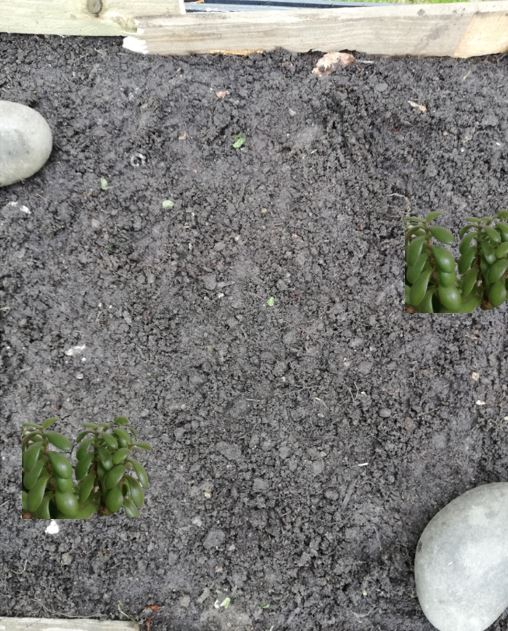
#> input picture Python Programs/testImage.JPG, 508 x 631 px
$ python -i ObjDetectionByColour.py   (imports and definitions only)   (older library calls are emulated)
#> lines starting #> are read from the running program, lines starting #| are printed output that depends on the picture; after the words box and inside, x2 and y2 are one past the last pixel; in counts of white or black regions, pixels touching at a corner belong together
#> further down, picture is the input picture: shape (631, 508, 3); mean B, G, R 121, 124.4, 124.6
'''
     Object tracking code for coloured objects
     This code will be used as an object detection tool for robotic Rotavator
     The code  is currently detecting green, and plywood colour

     By: Lloyd Mundo
     Last Modified: 23/05/2019
'''
#import modules
import cv2
import numpy as np
import time
import serial

#initialise and opens the serial communication
ser = serial.Serial(
        port='/dev/serial0',            #port
        baudrate=9600,                  #baud rate is the same as arduino
        parity=serial.PARITY_NONE,      #no parity
        stopbits=serial.STOPBITS_ONE,   #defining stop bit as 1
        bytesize=serial.EIGHTBITS,      #size of incoming byte
        timeout=0.3                     #timeout
)

#camera
# [1 line not run here, left out]

#function to return mask
def extractMask(img):
    imgCopy = img.copy()
    #Convert img frame from BGR to HSV
    imgHSV = cv2.cvtColor(imgCopy, cv2.COLOR_BGR2HSV)
#> imgHSV: shape (631, 508, 3); mean H, S, V 76.2, 14.8, 126.4
    '''
    (h, s, v) = cv2.split(imgHSV)   #extract the HSV values individually
    h = h+15                        #increase H channel
    h = np.clip(h, 0, 255)          #ensure it is within 0 and 255
    s = s*2                         #increase Saturation channel
    s = np.clip(s, 0, 255)          #ensure it is within 0 and 255
    imgHSV = cv2.merge([h, s, v])   #merge the changes
    '''

    #deflining the range of colours [H, S, V]
    #woodLower = np.array([9, 16, 163], np.uint8)        #lower range of wood colour
    #woodUpper = np.array([29, 36, 243], np.uint8)       #upper range of wood colour
    greenLower = np.array([34,  100,  75], np.uint8)     #lower range of green colour
    greenUpper = np.array([70, 255, 255], np.uint8)      #upper range of wood colour

    #All colours within range are turned to white (255), otherwise, black (0)
    #green colour mask
    greenMask = cv2.inRange(imgHSV, greenLower, greenUpper)
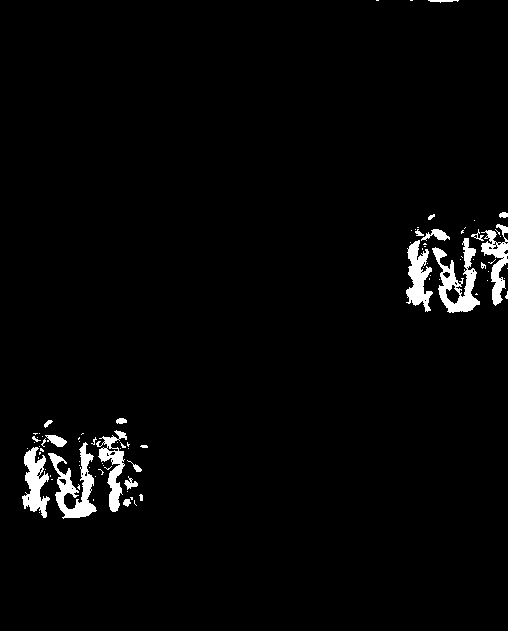
#> greenMask: shape (631, 508); 2.5% white; 88 white regions (66 under 20 px), largest, box (x1, y1, x2, y2) and area: (432, 238, 480, 313) 1442, (48, 442, 97, 519) 1438, (22, 447, 50, 518) 1060
    #Wood mask
    #woodMask = cv2.inRange(imgHSV, woodLower, woodUpper)

    #Morphological Transformation
    kernelOpen = np.ones((5,5), "uint8")    #structuring element for morphology opening
    kernelClose = np.ones((15,15), "uint8") #structuring element for morphology closing
    maskOpenMorph = cv2.morphologyEx(greenMask, cv2.MORPH_OPEN, kernelOpen)  #morphology opening
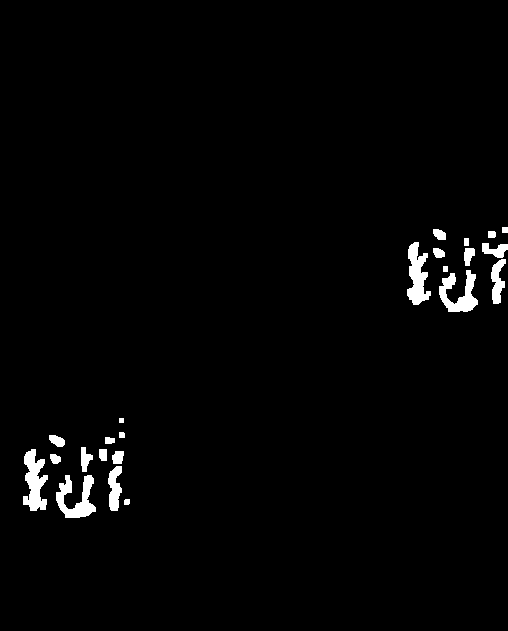
#> maskOpenMorph: shape (631, 508); 1.8% white; 23 white regions, largest, box (x1, y1, x2, y2) and area: (23, 449, 48, 511) 920, (56, 475, 96, 518) 880, (407, 242, 431, 305) 876
    maskCloseMorph = cv2.morphologyEx(maskOpenMorph, cv2.MORPH_CLOSE, kernelClose)      #morphology closing
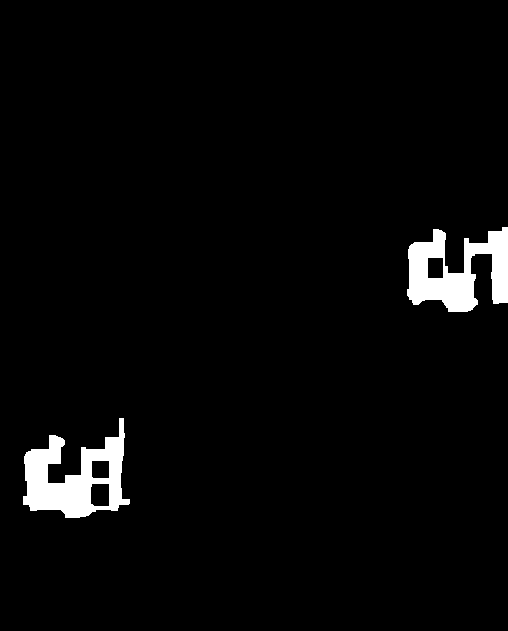
#> maskCloseMorph: shape (631, 508); 3.1% white; 2 white regions, box (x1, y1, x2, y2) and area: (23, 418, 130, 518) 5184, (407, 227, 508, 312) 4882

    return(maskCloseMorph)  # retun the noiseless mask


# [67 lines not run here, left out]

>>> import cv2
>>> picture = cv2.imread('testImage.JPG')
>>> result = extractMask(picture)

$ run again, on Python Programs/download.jpg
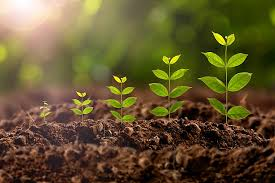
#> input picture Python Programs/download.jpg, 275 x 183 px
#> picture is the input picture: shape (183, 275, 3); mean B, G, R 47.8, 85.4, 99.1
#> imgHSV: shape (183, 275, 3); mean H, S, V 23.3, 157.2, 102.7
#> in extractMask, `greenMask = cv2.inRange(imgHSV, greenLower, greenUpper)`:
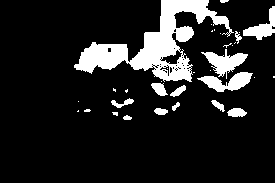
#> greenMask: shape (183, 275); 13.4% white; 34 white regions (20 under 20 px), largest, box (x1, y1, x2, y2) and area: (74, 0, 234, 82) 4323, (201, 49, 248, 79) 589, (197, 72, 253, 92) 561
#> maskOpenMorph: shape (183, 275); 11.5% white; 16 white regions, largest, box (x1, y1, x2, y2) and area: (130, 0, 228, 70) 2465, (76, 44, 128, 72) 1064, (206, 52, 246, 74) 517
#> in extractMask, `maskCloseMorph = cv2.morphologyEx(maskOpenMorph, cv2.MORPH_CLOSE, kern..`:
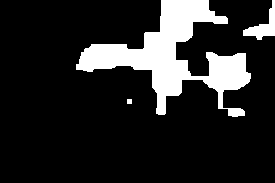
#> maskCloseMorph: shape (183, 275); 15.3% white; 3 white regions, box (x1, y1, x2, y2) and area: (76, 0, 251, 117) 7217, (243, 0, 275, 40) 470, (127, 99, 132, 104) 25
